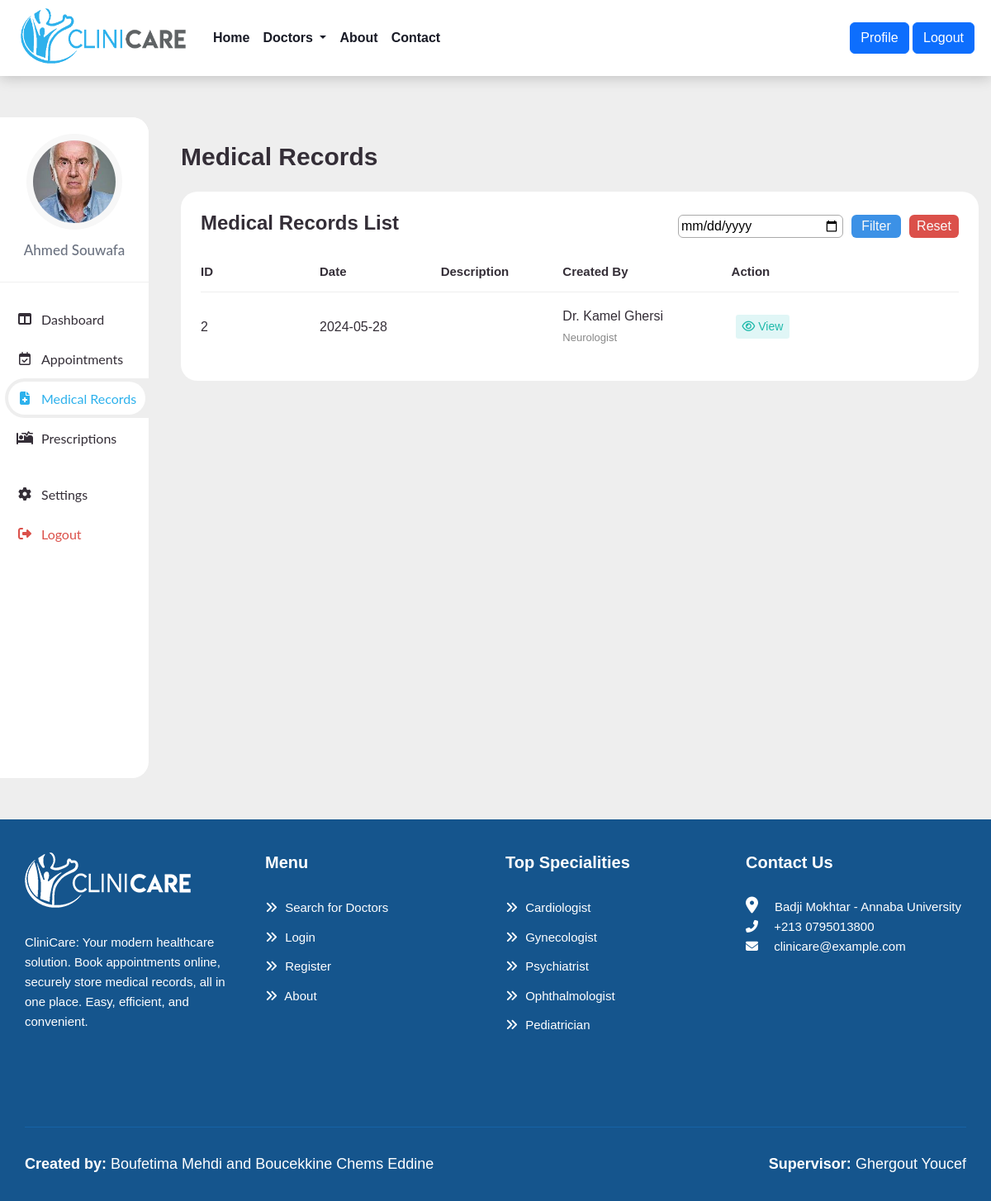
/patient_records.php (signed in), run on the app's committed database.
### tables this page shows
CREATE TABLE `patients` (
  `patientid` int(11) NOT NULL,
  `firstname` varchar(100) DEFAULT NULL,
  `lastname` varchar(100) DEFAULT NULL,
  `email` varchar(100) DEFAULT NULL,
  `password` varchar(100) DEFAULT NULL,
  `address` varchar(255) DEFAULT NULL,
  `state` varchar(100) DEFAULT NULL,
  `mobile` varchar(20) DEFAULT NULL,
  `birthdate` date DEFAULT NULL,
  `gender` enum('Male','Female') DEFAULT NULL,
  `bloodgroup` varchar(5) DEFAULT NULL,
  `photo_path` varchar(255) DEFAULT NULL
);

CREATE TABLE `medicalrecords` (
  `recordid` int(11) NOT NULL,
  `patientid` int(11) DEFAULT NULL,
  `doctorid` int(11) DEFAULT NULL,
  `recorddate` date DEFAULT NULL,
  `observation` text DEFAULT NULL,
  `description` varchar(255) DEFAULT NULL,
  `diagnosis` text DEFAULT NULL
);

CREATE TABLE `doctors` (
  `doctorid` int(11) NOT NULL,
  `firstname` varchar(100) DEFAULT NULL,
  `lastname` varchar(100) DEFAULT NULL,
  `email` varchar(100) DEFAULT NULL,
  `password` varchar(100) DEFAULT NULL,
  `speciality` varchar(100) DEFAULT NULL,
  `startdate` date DEFAULT NULL,
  `workdays` varchar(100) DEFAULT NULL,
  `address` varchar(255) DEFAULT NULL,
  `state` varchar(100) DEFAULT NULL,
  `mobile` varchar(20) DEFAULT NULL,
  `birthdate` date DEFAULT NULL,
  `gender` enum('Male','Female') DEFAULT NULL,
  `bloodgroup` varchar(5) DEFAULT NULL,
  `photo_path` varchar(255) DEFAULT NULL
);

### patient_records.php (the view, shortened to what this page needs)
<?php
    require_once 'header.php';
?>
<div class="dashboard">
    <div class="row">
        <?php require_once 'patient_menu.php'; ?>
        <div class="col-lg-10 ">
            <section id="content">
                <main>
                    <div class="container">
                        <div class="head-title">
                            <h1>Medical Records</h1>
                        </div>
                        <div class="all-list list box">
                            <div class="box-head head">
                                <h3>Medical Records List</h3>
                                <form action="" method="get">
                                    <input type="date" name="date" value="<?php echo isset($_GET['date']) ? $_GET['date'] : $current_date ?>">
                                    <button type="submit" class="filter">Filter</button>
                                    <button class="reset"><a href="patient_records.php">Reset</a></button>
                                </form>
                            </div>
                            <?php
                                $sql_status = "SELECT * FROM `medicalrecords`";
                                $result_status = mysqli_query($conn, $sql_status);
                                $numRows = mysqli_num_rows($result_status);
                                if ($numRows) {
                                    if (isset($_GET['date'])) {
                                        $date = $_GET['date'];
                                        $sql_app = "SELECT * FROM `medicalrecords` WHERE recorddate='$date' AND patientid='{$_SESSION['patientid']}'";
                                    } else {
                                        $sql_app = "SELECT * FROM `medicalrecords` WHERE patientid='{$_SESSION['patientid']}' ORDER BY recorddate";
                                    }
                                    $result_app = mysqli_query($conn, $sql_app);
                                    $recordnumRows = mysqli_num_rows($result_app);
                                    if ($recordnumRows) {
                                        echo '
                                            <table>
                                            <thead>
                                                <tr>
                                                    <th>ID</th>
                                                    <th>Date</th>
                                                    <th>Description</th>
                                                    <th>Created By</th>
                                                    <th class="actionbtn">Action</th>
                                                </tr>
                                            </thead>
                                            <tbody>
                                        ';
                                        while ($user = mysqli_fetch_assoc($result_app)) {
                                            $recordid = $user['recordid'];
                                            $doctorid = $user['doctorid'];
                                            $recorddate = $user['recorddate'];
                                            $description = $user['description'];
                                            $sql_doc = "SELECT * FROM `doctors` WHERE doctorid='$doctorid'";
                                            $result_doc = mysqli_query($conn, $sql_doc);
                                            if ($result_doc) {
                                                while ($doc = mysqli_fetch_assoc($result_doc)) {
                                                    $fullname = $doc['firstname'] . ' ' . $doc['lastname'];
                                                    $speciality = $doc['speciality'];
                                                    echo '
                                                        <tr>
                                                            <td>'.$recordid.'</td>
                                                            <td>'.$recorddate.'</td>
                                                            <td>'.$description.'</td>
                                                            <td>Dr. '.$fullname.'<br/>
                                                            <span>'.$speciality.'<span></td>
                                                            <td>
                                                            <button class="view" title="View Medical Record">
                                                            <a href="patient_record_view.php?recordid=' . $recordid . '"
                                                            <i class="far fa-eye"></i> View
                                                            </a>
                                                            </button>
                                                        ';
                                                            echo '
                                                                </td>
                                                            </tr>
                                                            ';
                                                }
                                            }
                                        }
                                        echo '
                                            </tbody>
                                            </table>
                                        ';
                                    } else {
                                        echo 'There are no medical records on this date';
                                    }
                                } else {
                                    echo 'There are no medical records';
                                }
                            ?>
                        </div>
                    </div>
                </main>
            </section>
        </div>
</div>
</div>
<?php require_once 'footer.php'; ?>

### patient_menu.php (shortened to what this page needs)
<?php
$patientid = $_SESSION['patientid'];
$photopath = $fullName = "";
$sql = "SELECT * FROM patients WHERE patientid=$patientid";
$result = $conn->query($sql);
if ($result->num_rows > 0) {
        while ($row = $result->fetch_assoc()) {
            $fullName = $row["firstname"] . " " . $row["lastname"];
            $photoPath = $row["photo_path"];
        }
    } else {
        echo "No doctor found with the provided ID.";
    }
?>
<div class="col-lg-2">
    <div class="sticky-sidebar">
        <section id="sidebar">
            <div class="widget-profile">
                    <div class="profile-info-widget">
                        <a href="#" class="booking-doc-img">
                            <?php if ($photoPath !== 'uploads/') :?>
                                <img src="<?php echo $photoPath; ?>" alt="<?php echo $fullName; ?>">
                            <?php else : ?>
                                <img src="assets/img/default_photo.jpg" alt="Default Photo">
                            <?php endif; ?>
                        </a>
                        <div class="profile-det-info">
                            <h3><?php echo $fullName; ?></h3>
                        </div>
                    </div>
                </div>
                <ul class="side-menu top">
                    <li <?php if(basename($_SERVER['PHP_SELF']) == 'patient_dashboard.php') echo 'class="active"'; ?>>
                        <a href="patient_dashboard.php">
                            <i class="fa-solid fa-table-columns"></i>
                            <span class="text">Dashboard</span>
                        </a>
                    </li>
                    <li <?php if(basename($_SERVER['PHP_SELF']) == 'patient_appointments.php') echo 'class="active"'; ?>>
                        <a href="patient_appointments.php">
                            <i class="fa-regular fa-calendar-check"></i>
                            <span class="text">Appointments</span>
                        </a>
                    </li>
                    <li <?php if(basename($_SERVER['PHP_SELF']) == 'patient_records.php') echo 'class="active"'; ?>>
                        <a href="patient_records.php">
                            <i class="fa-solid fa-file-medical"></i>
                            <span class="text">Medical Records</span>
                        </a>
                    </li>
                    <li <?php if(basename($_SERVER['PHP_SELF']) == 'patient_prescriptions.php') echo 'class="active"'; ?>>
                        <a href="patient_prescriptions.php">
                            <i class="fa-solid fa-bed-pulse"></i>
                            <span class="text">Prescriptions</span>
                        </a>
                    </li>
                </ul>
                <ul class="side-menu">
                    <li <?php if(basename($_SERVER['PHP_SELF']) == 'patient_setting.php') echo 'class="active"'; ?>>
                        <a href="patient_setting.php">
                            <i class="fa-solid fa-gear"></i>
                            <span class="text">Settings</span>
                        </a>
                    </li>
                    <li>
                        <a href="logout-fonction.php" class="logout">
                            <i class="fa-solid fa-right-from-bracket"></i>
                            <span class="text">Logout</span>
                        </a>
                    </li>
                </ul>
        </section>
    </div>
</div>

### assets/css/style.css (style rules this page uses)
body { font-family: "Poppins", sans-serif; font-weight: normal; font-style: normal; color: #6b7280; overflow-x: hidden; font-size: 1rem; line-height: 1.6; }
.container { max-width: 1140px; }
.dashboard { background-color: #eeeeee; padding: 50px 0 !important; }

### data on the page
patients: photo_path (picture), fullName "Ahmed Souwafa"
medicalrecords: recordid "2", recorddate "2024-05-28"
doctors: fullname "Kamel Ghersi", speciality "Neurologist"
